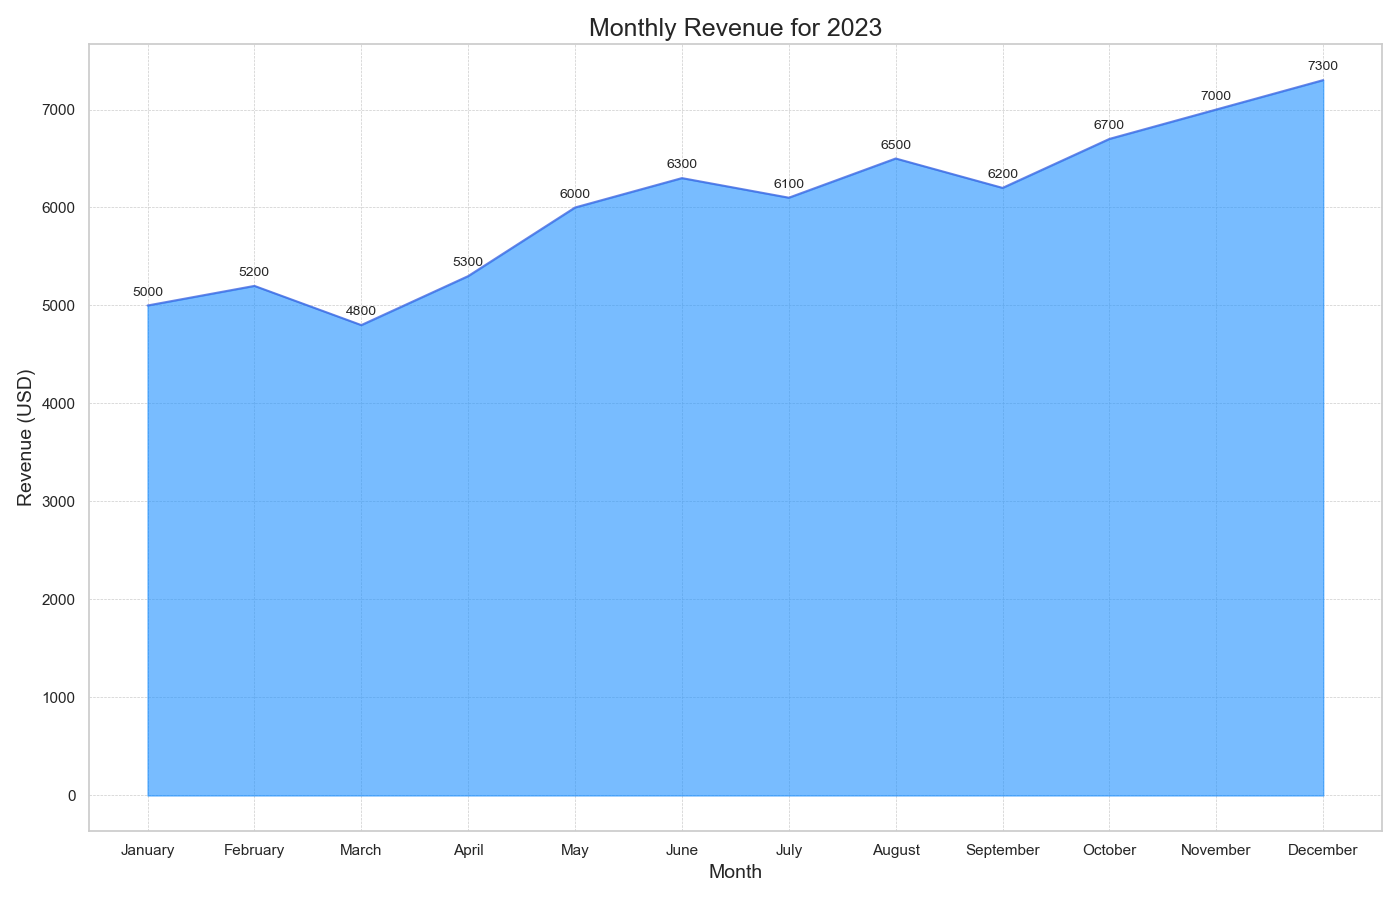

This figure's Python source:

import matplotlib.pyplot as plt

# Data
dates = ["January", "February", "March", "April", "May", "June", "July", "August", "September", "October", "November", "December"]
revenue = [5000, 5200, 4800, 5300, 6000, 6300, 6100, 6500, 6200, 6700, 7000, 7300]

# Plot
fig, ax = plt.subplots(figsize=(14, 9))

ax.fill_between(dates, revenue, color="#1E90FF", alpha=0.6)
ax.plot(dates, revenue, color="#4169E1", alpha=0.8)

# Title and labels
plt.title("Monthly Revenue for 2023", fontsize=18)
plt.xlabel("Month", fontsize=14)
plt.ylabel("Revenue (USD)", fontsize=14)

# Annotations
for i, value in enumerate(revenue):
    ax.text(i, value + 100, str(value), ha='center', fontsize=10)

# Display
plt.grid(True, which='both', linestyle='--', linewidth=0.5)
plt.tight_layout()
plt.show()
